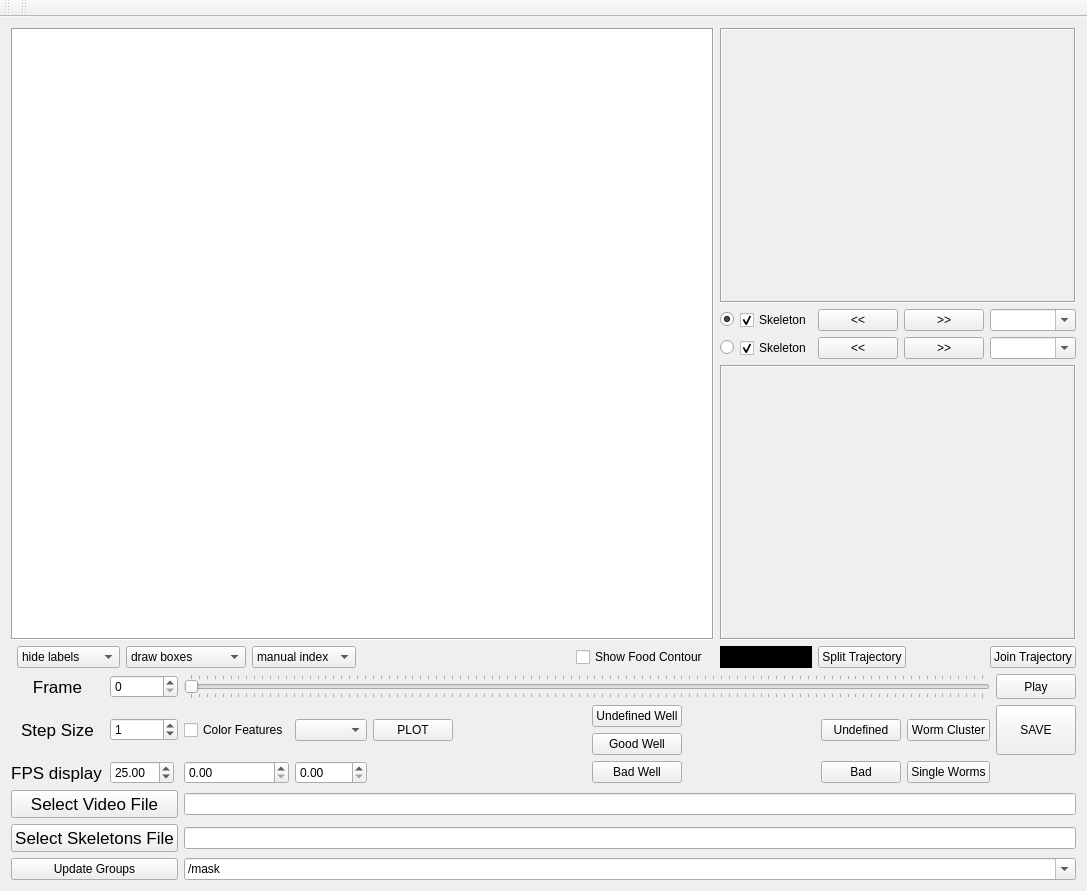
<?xml version="1.0" encoding="UTF-8"?>
<ui version="4.0">
 <class>MWTrackerViewer</class>
 <widget class="QMainWindow" name="MWTrackerViewer">
  <property name="geometry">
   <rect>
    <x>0</x>
    <y>0</y>
    <width>1087</width>
    <height>891</height>
   </rect>
  </property>
  <property name="sizePolicy">
   <sizepolicy hsizetype="Preferred" vsizetype="Fixed">
    <horstretch>0</horstretch>
    <verstretch>0</verstretch>
   </sizepolicy>
  </property>
  <property name="windowTitle">
   <string>MWTrackerViewer</string>
  </property>
  <property name="layoutDirection">
   <enum>Qt::LeftToRight</enum>
  </property>
  <widget class="QWidget" name="centralWidget">
   <property name="enabled">
    <bool>true</bool>
   </property>
   <layout class="QGridLayout" name="gridLayout_2">
    <item row="0" column="0">
     <layout class="QGridLayout" name="gridLayout_3">
      <property name="sizeConstraint">
       <enum>QLayout::SetMinimumSize</enum>
      </property>
      <item row="0" column="0" rowspan="4" colspan="8">
       <widget class="QGraphicsView" name="mainGraphicsView">
        <property name="sizePolicy">
         <sizepolicy hsizetype="Ignored" vsizetype="MinimumExpanding">
          <horstretch>0</horstretch>
          <verstretch>0</verstretch>
         </sizepolicy>
        </property>
        <property name="focusPolicy">
         <enum>Qt::ClickFocus</enum>
        </property>
        <property name="frameShape">
         <enum>QFrame::Box</enum>
        </property>
        <property name="verticalScrollBarPolicy">
         <enum>Qt::ScrollBarAlwaysOff</enum>
        </property>
        <property name="horizontalScrollBarPolicy">
         <enum>Qt::ScrollBarAlwaysOff</enum>
        </property>
        <property name="dragMode">
         <enum>QGraphicsView::ScrollHandDrag</enum>
        </property>
        <property name="transformationAnchor">
         <enum>QGraphicsView::AnchorUnderMouse</enum>
        </property>
        <property name="resizeAnchor">
         <enum>QGraphicsView::AnchorUnderMouse</enum>
        </property>
       </widget>
      </item>
      <item row="1" column="16">
       <widget class="QPushButton" name="pushButton_ROI1_FF">
        <property name="sizePolicy">
         <sizepolicy hsizetype="Fixed" vsizetype="Fixed">
          <horstretch>0</horstretch>
          <verstretch>0</verstretch>
         </sizepolicy>
        </property>
        <property name="text">
         <string>&gt;&gt;</string>
        </property>
       </widget>
      </item>
      <item row="2" column="16">
       <widget class="QPushButton" name="pushButton_ROI2_FF">
        <property name="sizePolicy">
         <sizepolicy hsizetype="Fixed" vsizetype="Fixed">
          <horstretch>0</horstretch>
          <verstretch>0</verstretch>
         </sizepolicy>
        </property>
        <property name="text">
         <string>&gt;&gt;</string>
        </property>
       </widget>
      </item>
      <item row="2" column="17">
       <widget class="QComboBox" name="comboBox_ROI2">
        <property name="editable">
         <bool>true</bool>
        </property>
       </widget>
      </item>
      <item row="1" column="15">
       <widget class="QPushButton" name="pushButton_ROI1_RW">
        <property name="sizePolicy">
         <sizepolicy hsizetype="Fixed" vsizetype="Fixed">
          <horstretch>0</horstretch>
          <verstretch>0</verstretch>
         </sizepolicy>
        </property>
        <property name="text">
         <string>&lt;&lt;</string>
        </property>
       </widget>
      </item>
      <item row="3" column="11" colspan="7">
       <widget class="QLabel" name="wormCanvas2">
        <property name="sizePolicy">
         <sizepolicy hsizetype="Ignored" vsizetype="Ignored">
          <horstretch>0</horstretch>
          <verstretch>0</verstretch>
         </sizepolicy>
        </property>
        <property name="frameShape">
         <enum>QFrame::Box</enum>
        </property>
        <property name="frameShadow">
         <enum>QFrame::Sunken</enum>
        </property>
        <property name="text">
         <string/>
        </property>
       </widget>
      </item>
      <item row="2" column="11">
       <widget class="QRadioButton" name="radioButton_ROI2">
        <property name="text">
         <string/>
        </property>
       </widget>
      </item>
      <item row="0" column="11" colspan="7">
       <widget class="QLabel" name="wormCanvas1">
        <property name="sizePolicy">
         <sizepolicy hsizetype="Ignored" vsizetype="Ignored">
          <horstretch>0</horstretch>
          <verstretch>0</verstretch>
         </sizepolicy>
        </property>
        <property name="frameShape">
         <enum>QFrame::Box</enum>
        </property>
        <property name="frameShadow">
         <enum>QFrame::Sunken</enum>
        </property>
        <property name="text">
         <string/>
        </property>
       </widget>
      </item>
      <item row="1" column="11">
       <widget class="QRadioButton" name="radioButton_ROI1">
        <property name="text">
         <string/>
        </property>
        <property name="checked">
         <bool>true</bool>
        </property>
       </widget>
      </item>
      <item row="1" column="17">
       <widget class="QComboBox" name="comboBox_ROI1">
        <property name="editable">
         <bool>true</bool>
        </property>
       </widget>
      </item>
      <item row="1" column="12" colspan="3">
       <widget class="QCheckBox" name="checkBox_ROI1">
        <property name="text">
         <string>Skeleton</string>
        </property>
        <property name="checked">
         <bool>true</bool>
        </property>
       </widget>
      </item>
      <item row="4" column="1">
       <widget class="QComboBox" name="comboBox_showLabels">
        <item>
         <property name="text">
          <string>hide labels</string>
         </property>
        </item>
        <item>
         <property name="text">
          <string>all labels</string>
         </property>
        </item>
        <item>
         <property name="text">
          <string>filtered labels</string>
         </property>
        </item>
       </widget>
      </item>
      <item row="2" column="15">
       <widget class="QPushButton" name="pushButton_ROI2_RW">
        <property name="sizePolicy">
         <sizepolicy hsizetype="Fixed" vsizetype="Fixed">
          <horstretch>0</horstretch>
          <verstretch>0</verstretch>
         </sizepolicy>
        </property>
        <property name="text">
         <string>&lt;&lt;</string>
        </property>
       </widget>
      </item>
      <item row="2" column="12" colspan="3">
       <widget class="QCheckBox" name="checkBox_ROI2">
        <property name="text">
         <string>Skeleton</string>
        </property>
        <property name="checked">
         <bool>true</bool>
        </property>
       </widget>
      </item>
      <item row="4" column="2">
       <widget class="QComboBox" name="comboBox_drawType">
        <item>
         <property name="text">
          <string>draw boxes</string>
         </property>
        </item>
        <item>
         <property name="text">
          <string>draw trajectories</string>
         </property>
        </item>
       </widget>
      </item>
      <item row="4" column="3">
       <widget class="QComboBox" name="comboBox_labelType">
        <item>
         <property name="text">
          <string>manual index</string>
         </property>
        </item>
        <item>
         <property name="text">
          <string>auto index</string>
         </property>
        </item>
       </widget>
      </item>
      <item row="4" column="6">
       <widget class="QCheckBox" name="checkBox_showFood">
        <property name="text">
         <string>Show Food Contour</string>
        </property>
       </widget>
      </item>
      <item row="4" column="5">
       <spacer name="horizontalSpacer_2">
        <property name="orientation">
         <enum>Qt::Horizontal</enum>
        </property>
        <property name="sizeType">
         <enum>QSizePolicy::Preferred</enum>
        </property>
        <property name="sizeHint" stdset="0">
         <size>
          <width>600</width>
          <height>20</height>
         </size>
        </property>
       </spacer>
      </item>
      <item row="4" column="11" colspan="4">
       <widget class="QLabel" name="intensity_label">
        <property name="sizePolicy">
         <sizepolicy hsizetype="Preferred" vsizetype="Preferred">
          <horstretch>0</horstretch>
          <verstretch>0</verstretch>
         </sizepolicy>
        </property>
        <property name="styleSheet">
         <string notr="true">QLabel {background-color: #000000;}</string>
        </property>
        <property name="text">
         <string/>
        </property>
       </widget>
      </item>
      <item row="4" column="15" colspan="2">
       <widget class="QPushButton" name="pushButton_split">
        <property name="sizePolicy">
         <sizepolicy hsizetype="Fixed" vsizetype="Fixed">
          <horstretch>0</horstretch>
          <verstretch>0</verstretch>
         </sizepolicy>
        </property>
        <property name="text">
         <string>Split Trajectory</string>
        </property>
       </widget>
      </item>
      <item row="4" column="17">
       <widget class="QPushButton" name="pushButton_join">
        <property name="text">
         <string>Join Trajectory</string>
        </property>
       </widget>
      </item>
     </layout>
    </item>
    <item row="1" column="0">
     <layout class="QGridLayout" name="gridLayout">
      <item row="0" column="2" colspan="8">
       <widget class="QSlider" name="imageSlider">
        <property name="sizePolicy">
         <sizepolicy hsizetype="Expanding" vsizetype="Fixed">
          <horstretch>0</horstretch>
          <verstretch>0</verstretch>
         </sizepolicy>
        </property>
        <property name="cursor">
         <cursorShape>OpenHandCursor</cursorShape>
        </property>
        <property name="mouseTracking">
         <bool>true</bool>
        </property>
        <property name="autoFillBackground">
         <bool>false</bool>
        </property>
        <property name="maximum">
         <number>100</number>
        </property>
        <property name="orientation">
         <enum>Qt::Horizontal</enum>
        </property>
        <property name="invertedAppearance">
         <bool>false</bool>
        </property>
        <property name="invertedControls">
         <bool>false</bool>
        </property>
        <property name="tickPosition">
         <enum>QSlider::TicksBothSides</enum>
        </property>
       </widget>
      </item>
      <item row="1" column="0" rowspan="2">
       <widget class="QLabel" name="label_step">
        <property name="font">
         <font>
          <pointsize>13</pointsize>
         </font>
        </property>
        <property name="text">
         <string>Step Size</string>
        </property>
        <property name="alignment">
         <set>Qt::AlignCenter</set>
        </property>
       </widget>
      </item>
      <item row="1" column="1" rowspan="2">
       <widget class="QSpinBox" name="spinBox_step">
        <property name="maximum">
         <number>100000</number>
        </property>
        <property name="value">
         <number>1</number>
        </property>
       </widget>
      </item>
      <item row="1" column="2" rowspan="2">
       <widget class="QCheckBox" name="is_color_features">
        <property name="text">
         <string>Color Features</string>
        </property>
       </widget>
      </item>
      <item row="1" column="3" rowspan="2">
       <widget class="QComboBox" name="feature_column"/>
      </item>
      <item row="1" column="4" rowspan="2">
       <widget class="QPushButton" name="pushButton_plot">
        <property name="text">
         <string>PLOT</string>
        </property>
       </widget>
      </item>
      <item row="0" column="1">
       <widget class="QSpinBox" name="spinBox_frame"/>
      </item>
      <item row="0" column="0">
       <widget class="QLabel" name="label_frame">
        <property name="font">
         <font>
          <pointsize>13</pointsize>
         </font>
        </property>
        <property name="text">
         <string>Frame</string>
        </property>
        <property name="alignment">
         <set>Qt::AlignCenter</set>
        </property>
       </widget>
      </item>
      <item row="1" column="5" rowspan="2">
       <spacer name="horizontalSpacer">
        <property name="orientation">
         <enum>Qt::Horizontal</enum>
        </property>
        <property name="sizeHint" stdset="0">
         <size>
          <width>40</width>
          <height>20</height>
         </size>
        </property>
       </spacer>
      </item>
      <item row="1" column="6">
       <widget class="QPushButton" name="pushButton">
        <property name="text">
         <string>Undefined Well</string>
        </property>
       </widget>
      </item>
      <item row="1" column="9" rowspan="2">
       <widget class="QPushButton" name="pushButton_WS">
        <property name="sizePolicy">
         <sizepolicy hsizetype="Minimum" vsizetype="Fixed">
          <horstretch>0</horstretch>
          <verstretch>0</verstretch>
         </sizepolicy>
        </property>
        <property name="text">
         <string>Worm Cluster</string>
        </property>
       </widget>
      </item>
      <item row="1" column="7" rowspan="2">
       <spacer name="horizontalSpacer_3">
        <property name="orientation">
         <enum>Qt::Horizontal</enum>
        </property>
        <property name="sizeHint" stdset="0">
         <size>
          <width>40</width>
          <height>20</height>
         </size>
        </property>
       </spacer>
      </item>
      <item row="1" column="8" rowspan="2">
       <widget class="QPushButton" name="pushButton_U">
        <property name="sizePolicy">
         <sizepolicy hsizetype="Minimum" vsizetype="Fixed">
          <horstretch>0</horstretch>
          <verstretch>0</verstretch>
         </sizepolicy>
        </property>
        <property name="text">
         <string>Undefined</string>
        </property>
       </widget>
      </item>
      <item row="1" column="10" rowspan="2">
       <widget class="QPushButton" name="pushButton_save">
        <property name="sizePolicy">
         <sizepolicy hsizetype="Maximum" vsizetype="Minimum">
          <horstretch>0</horstretch>
          <verstretch>0</verstretch>
         </sizepolicy>
        </property>
        <property name="text">
         <string>SAVE</string>
        </property>
       </widget>
      </item>
      <item row="2" column="6">
       <widget class="QPushButton" name="pushButton_2">
        <property name="text">
         <string>Good Well</string>
        </property>
       </widget>
      </item>
      <item row="3" column="0">
       <widget class="QLabel" name="label_fps">
        <property name="sizePolicy">
         <sizepolicy hsizetype="Maximum" vsizetype="Preferred">
          <horstretch>0</horstretch>
          <verstretch>0</verstretch>
         </sizepolicy>
        </property>
        <property name="font">
         <font>
          <pointsize>13</pointsize>
         </font>
        </property>
        <property name="text">
         <string>FPS display</string>
        </property>
        <property name="alignment">
         <set>Qt::AlignCenter</set>
        </property>
       </widget>
      </item>
      <item row="3" column="1">
       <widget class="QDoubleSpinBox" name="doubleSpinBox_fps">
        <property name="sizePolicy">
         <sizepolicy hsizetype="Maximum" vsizetype="Fixed">
          <horstretch>0</horstretch>
          <verstretch>0</verstretch>
         </sizepolicy>
        </property>
        <property name="maximum">
         <double>100.000000000000000</double>
        </property>
        <property name="value">
         <double>25.000000000000000</double>
        </property>
       </widget>
      </item>
      <item row="3" column="2">
       <widget class="QDoubleSpinBox" name="feat_min_value"/>
      </item>
      <item row="3" column="3">
       <widget class="QDoubleSpinBox" name="feat_max_value"/>
      </item>
      <item row="3" column="6">
       <widget class="QPushButton" name="pushButton_3">
        <property name="text">
         <string>Bad Well</string>
        </property>
       </widget>
      </item>
      <item row="3" column="8">
       <widget class="QPushButton" name="pushButton_B">
        <property name="text">
         <string>Bad</string>
        </property>
       </widget>
      </item>
      <item row="3" column="9">
       <widget class="QPushButton" name="pushButton_W">
        <property name="text">
         <string>Single Worms</string>
        </property>
       </widget>
      </item>
      <item row="4" column="0" colspan="2">
       <widget class="QPushButton" name="pushButton_video">
        <property name="sizePolicy">
         <sizepolicy hsizetype="Expanding" vsizetype="Fixed">
          <horstretch>0</horstretch>
          <verstretch>0</verstretch>
         </sizepolicy>
        </property>
        <property name="font">
         <font>
          <pointsize>13</pointsize>
         </font>
        </property>
        <property name="text">
         <string>Select Video File</string>
        </property>
       </widget>
      </item>
      <item row="4" column="2" colspan="9">
       <widget class="QLineEdit" name="lineEdit_video">
        <property name="text">
         <string/>
        </property>
       </widget>
      </item>
      <item row="5" column="0" colspan="2">
       <widget class="QPushButton" name="pushButton_skel">
        <property name="sizePolicy">
         <sizepolicy hsizetype="Expanding" vsizetype="Fixed">
          <horstretch>0</horstretch>
          <verstretch>0</verstretch>
         </sizepolicy>
        </property>
        <property name="font">
         <font>
          <pointsize>13</pointsize>
         </font>
        </property>
        <property name="text">
         <string>Select Skeletons File</string>
        </property>
       </widget>
      </item>
      <item row="5" column="2" colspan="9">
       <widget class="QLineEdit" name="lineEdit_skel"/>
      </item>
      <item row="6" column="0" colspan="2">
       <widget class="QPushButton" name="pushButton_h5groups">
        <property name="text">
         <string>Update Groups</string>
        </property>
       </widget>
      </item>
      <item row="6" column="2" colspan="9">
       <widget class="QComboBox" name="comboBox_h5path">
        <property name="editable">
         <bool>true</bool>
        </property>
        <item>
         <property name="text">
          <string>/mask</string>
         </property>
        </item>
        <item>
         <property name="text">
          <string>/full_data</string>
         </property>
        </item>
       </widget>
      </item>
      <item row="0" column="10">
       <widget class="QPushButton" name="playButton">
        <property name="sizePolicy">
         <sizepolicy hsizetype="Minimum" vsizetype="Minimum">
          <horstretch>0</horstretch>
          <verstretch>0</verstretch>
         </sizepolicy>
        </property>
        <property name="text">
         <string>Play</string>
        </property>
        <property name="checkable">
         <bool>false</bool>
        </property>
       </widget>
      </item>
     </layout>
    </item>
   </layout>
  </widget>
  <widget class="QMenuBar" name="menuBar">
   <property name="geometry">
    <rect>
     <x>0</x>
     <y>0</y>
     <width>1087</width>
     <height>22</height>
    </rect>
   </property>
  </widget>
  <widget class="QToolBar" name="mainToolBar">
   <attribute name="toolBarArea">
    <enum>TopToolBarArea</enum>
   </attribute>
   <attribute name="toolBarBreak">
    <bool>false</bool>
   </attribute>
  </widget>
  <widget class="QToolBar" name="toolBar">
   <property name="windowTitle">
    <string>toolBar</string>
   </property>
   <attribute name="toolBarArea">
    <enum>TopToolBarArea</enum>
   </attribute>
   <attribute name="toolBarBreak">
    <bool>false</bool>
   </attribute>
  </widget>
 </widget>
 <layoutdefault spacing="6" margin="11"/>
 <resources/>
 <connections/>
</ui>
